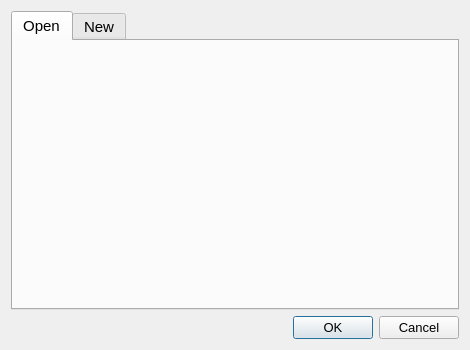
<?xml version="1.0" encoding="UTF-8"?>
<ui version="4.0">
 <class>WelcomeDialog</class>
 <widget class="QDialog" name="WelcomeDialog">
  <property name="geometry">
   <rect>
    <x>0</x>
    <y>0</y>
    <width>470</width>
    <height>350</height>
   </rect>
  </property>
  <property name="windowTitle">
   <string>Welcome</string>
  </property>
  <layout class="QVBoxLayout" name="verticalLayout">
   <item>
    <widget class="QTabWidget" name="tabWidget">
     <property name="styleSheet">
      <string notr="true">font-size: 11pt;</string>
     </property>
     <property name="currentIndex">
      <number>0</number>
     </property>
     <widget class="QWidget" name="openTab">
      <attribute name="title">
       <string>Open</string>
      </attribute>
      <layout class="QVBoxLayout" name="verticalLayout_2">
       <item>
        <widget class="OpenContestWidget" name="openContestWidget" native="true"/>
       </item>
      </layout>
     </widget>
     <widget class="QWidget" name="newTab">
      <attribute name="title">
       <string>New</string>
      </attribute>
      <layout class="QVBoxLayout" name="verticalLayout_3">
       <item>
        <widget class="NewContestWidget" name="newContestWidget" native="true"/>
       </item>
      </layout>
     </widget>
    </widget>
   </item>
   <item>
    <widget class="QDialogButtonBox" name="buttonBox">
     <property name="styleSheet">
      <string notr="true">font-size:10pt;</string>
     </property>
     <property name="standardButtons">
      <set>QDialogButtonBox::Cancel|QDialogButtonBox::Ok</set>
     </property>
    </widget>
   </item>
  </layout>
 </widget>
 <customwidgets>
  <customwidget>
   <class>OpenContestWidget</class>
   <extends>QWidget</extends>
   <header>opencontestwidget.h</header>
   <container>1</container>
  </customwidget>
  <customwidget>
   <class>NewContestWidget</class>
   <extends>QWidget</extends>
   <header>newcontestwidget.h</header>
   <container>1</container>
  </customwidget>
 </customwidgets>
 <resources/>
 <connections>
  <connection>
   <sender>buttonBox</sender>
   <signal>accepted()</signal>
   <receiver>WelcomeDialog</receiver>
   <slot>accept()</slot>
   <hints>
    <hint type="sourcelabel">
     <x>234</x>
     <y>324</y>
    </hint>
    <hint type="destinationlabel">
     <x>234</x>
     <y>174</y>
    </hint>
   </hints>
  </connection>
  <connection>
   <sender>buttonBox</sender>
   <signal>rejected()</signal>
   <receiver>WelcomeDialog</receiver>
   <slot>reject()</slot>
   <hints>
    <hint type="sourcelabel">
     <x>234</x>
     <y>324</y>
    </hint>
    <hint type="destinationlabel">
     <x>234</x>
     <y>174</y>
    </hint>
   </hints>
  </connection>
 </connections>
</ui>
